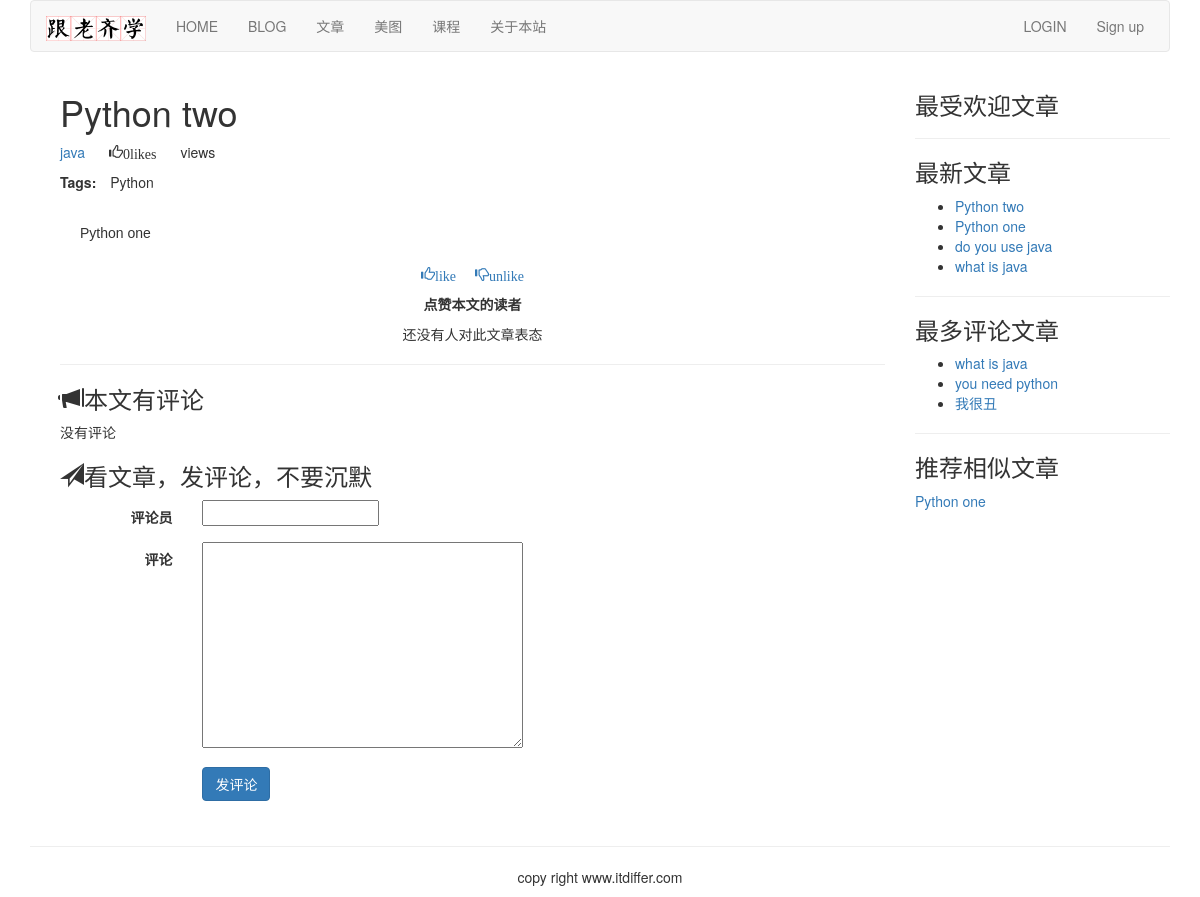
Screenshot of /article/list-article-detail/10/Python-two/ with the database file from the repository.
### article/models.py (models this page shows, shortened)
class ArticlePost(models.Model):
	author = models.ForeignKey(User, on_delete=models.CASCADE, related_name="article")
	title = models.CharField(max_length=200)
	slug = models.SlugField(max_length=500)
	column = models.ForeignKey(ArticleColumn, on_delete=models.CASCADE, related_name="article_column")
	body = models.TextField()
	created = models.DateTimeField(default=timezone.now)    #②
	updated = models.DateTimeField(auto_now=True)
	users_like = models.ManyToManyField(User, related_name="articles_like", blank=True)
	article_tag = models.ManyToManyField(ArticleTag, related_name='article_tag', blank=True)
	class Meta:
		ordering = ("-updated",)
		index_together = (('id', 'slug'),)    #③
	def get_url_path(self):
		return reverse("article:list_article_detail", args=[self.id, self.slug])

class ArticleTag(models.Model):
	author = models.ForeignKey(User, on_delete=models.CASCADE, related_name="tag")
	tag = models.CharField(max_length=500)
	def __str__(self):
		return self.tag

### article/list_views.py (the view)
# urls.py: re_path(r'^article-detail/(?P<id>\d+)/(?P<slug>[-\w]+)/$', views.article_detail, name="article_detail"),
def article_detail(request, id, slug):
	article = get_object_or_404(ArticlePost, id=id, slug=slug)
	total_views = r.incr("article:{}:views".format(article.id))
	r.zincrby('article_ranking', article.id, 1)
	article_ranking = r.zrange('article_ranking', 0, -1, desc=True)[:10]
	article_ranking_ids = [int(id) for id in article_ranking]
	most_viewed = list(ArticlePost.objects.filter(id__in=article_ranking_ids))
	most_viewed.sort(key=lambda x: article_ranking_ids.index(x.id))
	if request.method == "POST":    #①
		comment_form = CommentForm(data=request.POST)
		if comment_form.is_valid():
			new_comment = comment_form.save(commit=False)
			new_comment.article = article
			new_comment.save()
	else:
		comment_form = CommentForm()
	article_tags_ids = article.article_tag.values_list("id", flat=True)
	similar_articles = ArticlePost.objects.filter(article_tag__in=article_tags_ids). exclude(id=article.id)
	similar_articles = similar_articles.annotate(same_tags=Count("article_tag")).order_by ('-same_tags', '-created')[:4]    #③
	return render(request, "article/list/article_detail.html", {"article":article, "total_views":total_views, "most_viewed": most_viewed, "comment_form":comment_form, "similar_articles": similar_articles})

### article/forms.py
class CommentForm(forms.ModelForm):
	class Meta:
		model = Comment
		fields = ("commentator", "body",)

### article/templatetags/article_tags.py (called while the page is built)
@register.inclusion_tag('article/list/latest_articles.html')    #①
def latest_articles(n=5):    #②
	latest_articles = ArticlePost.objects.order_by("-created")[:n]    #③
	return {"latest_articles": latest_articles}    #④

@register.simple_tag    #①
def most_commented_articles(n=3):    #②
	return ArticlePost.objects.annotate(total_comments=Count('comments')).order_by("-total_comments")[:n]    #③

@register.filter(name='markdown')    #①
def markdown_filter(text):    #②
	return mark_safe(markdown.markdown(text))    #③

### templates/article/list/article_detail.html (shortened to what this page needs)
{% extends "base.html" %}
{% load article_tags %}
{% load staticfiles %}
{% block content %}
{% with total_likes=article.users_like.count users_like=article.users_like.all %}
<div class="container">
<div class="col-md-9">
    <header>
        <h1>{{ article.title }}</h1>
        <p>
        <a href="{% url 'article:author_articles' article.author.username %}">
            {{ article.author.username }}
        </a>
        <span style="margin-left:20px" class="glyphicon glyphicon-thumbs-up">{{ total_likes }}like{{ total_likes | pluralize }}</span>
        <span style="margin-left: 20px">{{ total_views }}view{{ total_views | pluralize }}</span>
        </p>
        <p> <span style="margin-right: 10px"><strong>Tags:</strong></span> {{ article.article_tag.all | join:", "}}</p>
    </header>
    <link rel="stylesheet" href="{% static 'editor/css/editormd.preview.css' %}" />
    <div id='editormd-view'>
{{ article.body | markdown }}
    </div>
    <div>
        <p class="text-center">
            <a onclick="like_article({{article.id}}, 'like')" href="#"><span class="glyphicon glyphicon-thumbs-up">like</span></a>
            <a onclick="like_article({{article.id}}, 'unlike')" href="#"><span style="margin-left: 15px;" class="glyphicon glyphicon-thumbs-down">unlike</span></a>
        </p>
    </div>
    <div>
        <p class="text-center"><strong>点赞本文的读者</strong></p>
        {% for user in article.users_like.all %}
        <p class="text-center">{{ user.username }}</p>
        {% empty %}
        <p class="text-center">还没有人对此文章表态</p>
        {% endfor %}
    </div>
    <hr>
    <div>
        <h3><span class="glyphicon glyphicon-bullhorn"></span>本文有{{ comments.count }}评论</h3>
        {% for comment in article.comments.all %}
        <div>
            <p><strong>{{ comment.commentator }}</strong>说：</p>
            <p style="margin-left:40px;">{{ comment.body }}</p>
        </div>
        {% empty %}
        <p>没有评论</p>
        {% endfor %}
        <h3><span class="glyphicon glyphicon-send"></span>看文章，发评论，不要沉默</h3>
        <form action="." method="post" class="form-horizontal" role="form">{% csrf_token %}
            <div class="form-group">
                <label for="inputEmail3" class="col-sm-2 control-label">评论员</label>
                <div class="col-sm-10">
                    {{ comment_form.commentator}}
                </div>
            </div>
            <div class="form-group">
                <label for="inputEmail3" class="col-sm-2 control-label">评论</label>
                <div class="col-sm-10">
                    {{ comment_form.body }}
                </div>
            </div>
            <div class="form-group">
                <div class="col-sm-offset-2 col-sm-10">
                    <p><input type="submit" name="" value="发评论" class="btn btn-primary"></p>
                </div>
            </div>
        </form>
    </div>
</div>
<div class="col-md-3">
        <p class="text-center"><h3>最受欢迎文章</h3></p>
        <hr>
        <p class="text-center"><h3>最新文章</h3></p>
        {% latest_articles 4 %}
        <hr>
        <p class="text-center"><h3>最多评论文章</h3></p>
        {% most_commented_articles as most_comments %}
        <ul>
        {% for comment_article in most_comments %}
        <li>
            <a href="{{comment_article.get_url_path}}">{{ comment_article.title }}</a>
        </li>
        {% endfor %}
        </ul>
        <hr>
        <p class="text-center"><h3>推荐相似文章</h3></p>
        {% for similar in similar_articles %}
            <p><a href="{{ similar.get_url_path }}">{{ similar.title }}</a></p>
        {% empty %}
           <p>Sorry, 没有相似文章</p>
        {% endfor %}
</div>
</div>
{% endwith %}
{% endblock %}

### templates/article/list/latest_articles.html
<ul>
    {% for article in latest_articles %}
    <li>
        <a href="{{ article.get_url_path }}">{{ article.title }}</a>
    </li>
    {% endfor %}
</ul>

### static/editor/css/editormd.preview.css (style rules this page uses)
.markdown-body { -ms-text-size-adjust: 100%; -webkit-text-size-adjust: 100%; color: #333; overflow: hidden; font-family: "Microsoft YaHei", Helvetica, "Meiryo UI", "Malgun Gothic", "Segoe UI", "Trebuchet MS", "Monaco", monospace, Tahoma, STXihei, "华文细黑", STHeiti, "Helvetica Neue", "Droid Sans", "wenquanyi micro hei", FreeSans, Arimo, Arial, SimSun, "宋体", Heiti, "黑体", sans-serif; font-size: 16px; line-height: 1.6; word-wrap: break-word; }
.markdown-body * { -moz-box-sizing: border-box; box-sizing: border-box; }
.markdown-body > *:first-child { margin-top: 0 !important; }
.markdown-body > *:last-child { margin-bottom: 0 !important; }
.markdown-body p, .markdown-body blockquote, .markdown-body ul, .markdown-body ol, .markdown-body dl, .markdown-body table, .markdown-body pre { margin-top: 0; margin-bottom: 16px; }
.editormd-preview-container, .editormd-html-preview { text-align: left; font-size: 14px; line-height: 1.6; padding: 20px; overflow: auto; width: 100%; background-color: #fff; }

### rows the page displays
ArticlePost: title "Python two", author.username "java", article_tag.all "Python", body "Python one"
ArticlePost: title "Python one"
ArticlePost: title "do you use java"
ArticlePost: title "what is java"
ArticlePost: title "you need python"
ArticlePost: title "我很丑"

### other values shown
{{ total_likes }} "0"
{{ total_likes | pluralize }} "s"
{{ total_views | pluralize }} "s"
